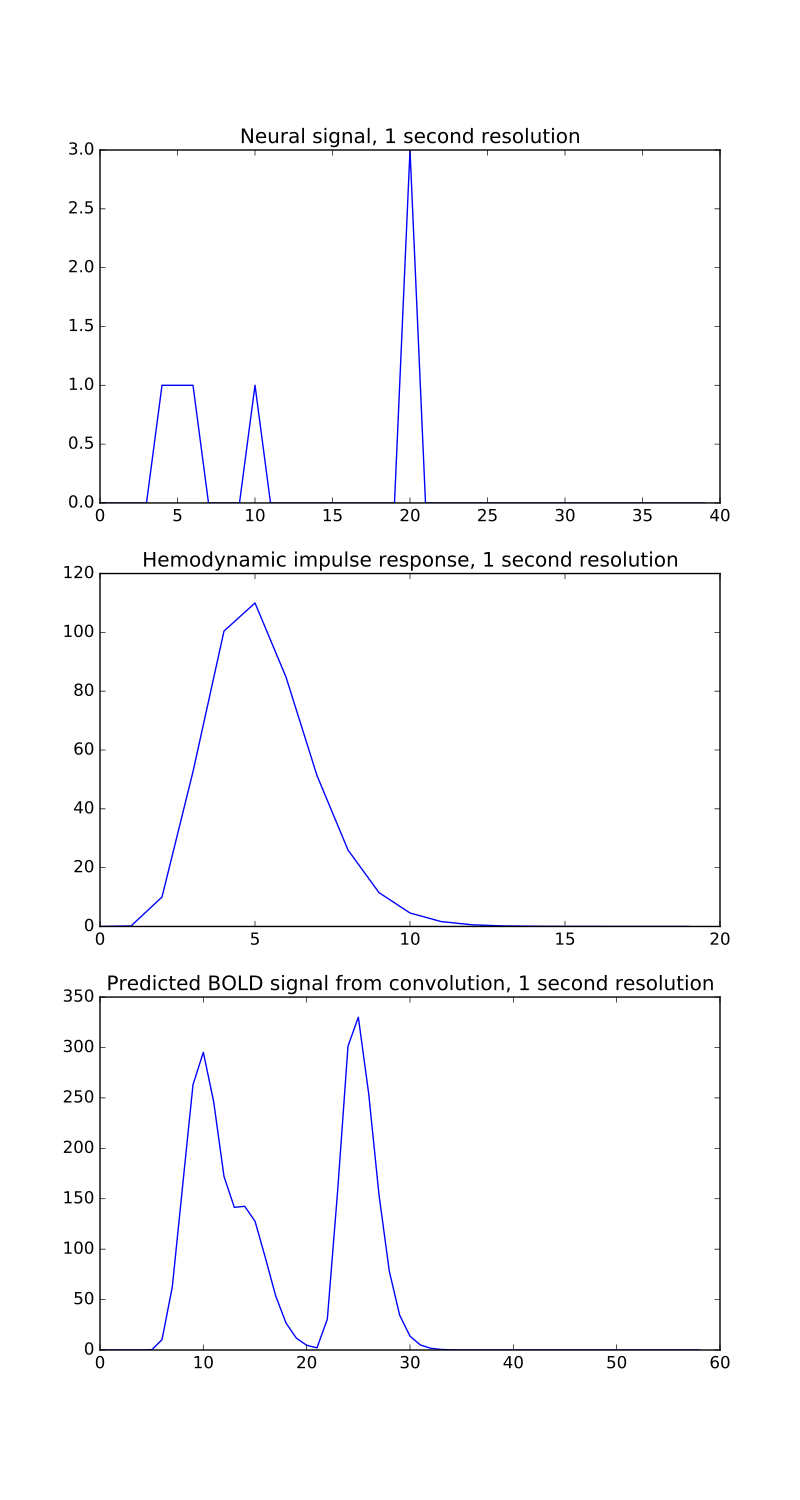

Source code (Python):
times = np.arange(0, 40)  # One time point per second
n_time_points = len(times)
neural_signal = np.zeros(n_time_points)
neural_signal[4:7] = 1  # A 3 second event
neural_signal[10] = 1
neural_signal[20] = 3
hrf_times = np.arange(20)
hrf_signal = hrf(hrf_times)  # The HRF at one second time resolution
n_hrf_points = len(hrf_signal)
bold_signal = np.convolve(neural_signal, hrf_signal)
times_and_tail = np.arange(n_time_points + n_hrf_points - 1)
fig, axes = plt.subplots(3, 1, figsize=(8, 15))
axes[0].plot(times, neural_signal)
# [...]
axes[0].set_title('Neural signal, 1 second resolution')
# <...>
axes[1].plot(hrf_times, hrf_signal)
# [...]
axes[1].set_title('Hemodynamic impulse response, 1 second resolution')
# <...>
axes[2].plot(times_and_tail, bold_signal)
# [...]
axes[2].set_title('Predicted BOLD signal from convolution, 1 second resolution')
# <...>
